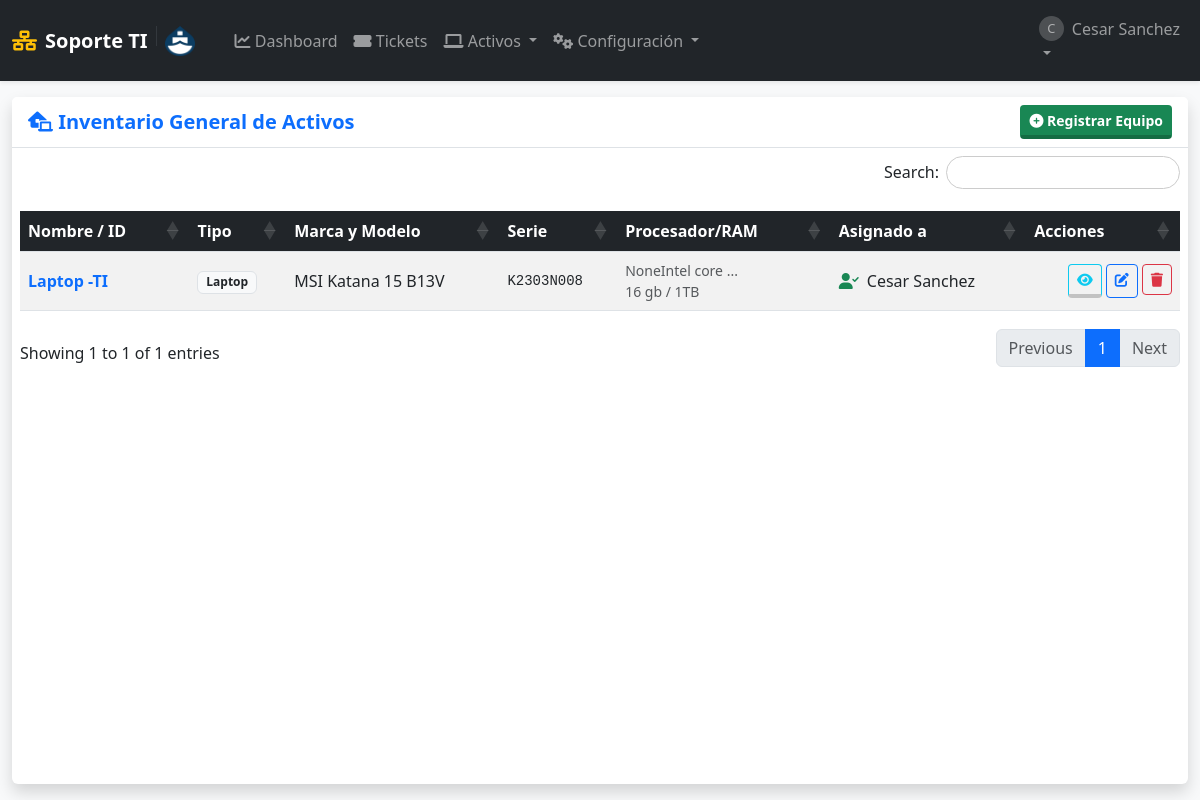
Page /equipos (signed in) on the earlier database version.
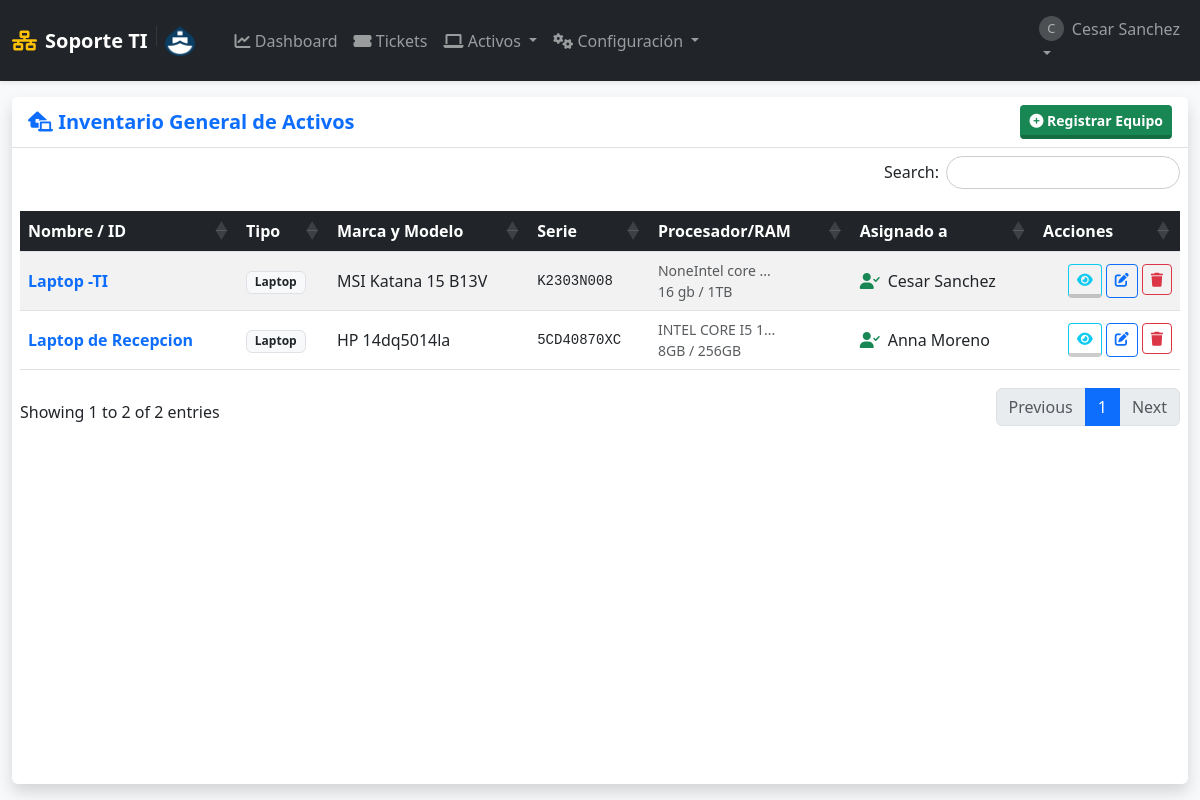
Same page on the later database version.
### tables this page shows
CREATE TABLE equipos (
            id INTEGER PRIMARY KEY AUTOINCREMENT,
            nombre_equipo TEXT UNIQUE NOT NULL,
            tipo TEXT,
            marca_modelo TEXT,
            numero_serie TEXT UNIQUE,
            fecha_adquisicion DATE,
            usuario_asignado_id INTEGER,
            notas TEXT, procesador TEXT, memoria_ram TEXT, tipo_ram TEXT, disco_duro TEXT, tipo_disco TEXT, fecha_compra DATE, color TEXT,
            FOREIGN KEY (usuario_asignado_id) REFERENCES usuarios (id) ON DELETE SET NULL
        );

CREATE TABLE usuarios (
            id INTEGER PRIMARY KEY AUTOINCREMENT,
            username TEXT UNIQUE NOT NULL,
            email TEXT UNIQUE,
            password_hash TEXT NOT NULL,
            role TEXT NOT NULL DEFAULT 'user' CHECK(role IN ('admin', 'user', 'tecnico')),
            departamento TEXT,
            fecha_creacion TIMESTAMP DEFAULT CURRENT_TIMESTAMP
        );

### app.py (the view)
@app.route('/equipos')
@login_required
def lista_equipos():
    equipos = get_db().execute("""
        SELECT e.*, u.username as usuario_asignado
        FROM equipos e
        LEFT JOIN usuarios u ON e.usuario_asignado_id = u.id
        ORDER BY e.nombre_equipo
    """).fetchall()
    tipos = get_db().execute("SELECT DISTINCT tipo FROM equipos WHERE tipo IS NOT NULL").fetchall()
    return render_template('lista_equipos.html', equipos=equipos, tipos=tipos)

### app.py (called while the page is built)
def get_db():
    if 'db' not in g:
        g.db = sqlite3.connect(app.config['DB_FILE'])
        g.db.row_factory = sqlite3.Row
        g.db.execute("PRAGMA foreign_keys = ON")
    return g.db

def login_required(f):
    @wraps(f)
    def decorated_function(*args, **kwargs):
        if 'user_id' not in session:
            flash('Por favor, inicia sesión.', 'warning')
            return redirect(url_for('login'))
        return f(*args, **kwargs)
    return decorated_function

### templates/lista_equipos.html
{% extends "layout.html" %}
{% block content %}
<div class="card shadow h-100 border-0">
    <div class="card-header bg-white py-2 border-bottom d-flex justify-content-between align-items-center">
        <h5 class="mb-0 text-primary fw-bold"><i class="fas fa-laptop-house"></i> Inventario General de Activos</h5>
        <div class="d-flex gap-2">
            {% if session['role'] == 'admin' %}
            <a href="{{ url_for('gestion_equipo') }}" class="btn btn-success btn-sm">
                <i class="fas fa-plus-circle"></i> Registrar Equipo
            </a>
            {% endif %}
        </div>
    </div>
    <div class="card-body p-2">
        <table class="table table-striped table-hover tabla-enterprise w-100 align-middle">
            <thead>
                <tr>
                    <th>Nombre / ID</th>
                    <th>Tipo</th>
                    <th>Marca y Modelo</th>
                    <th>Serie</th>
                    <th>Procesador/RAM</th>
                    <th>Asignado a</th>
                    <th>Acciones</th>
                </tr>
            </thead>
            <tbody>
                {% for equipo in equipos %}
                <tr>
                    <td class="fw-bold text-primary">{{ equipo.nombre_equipo }}</td>
                    <td><span class="badge bg-light text-dark border">{{ equipo.tipo }}</span></td>
                    <td>{{ equipo.marca_modelo }}</td>
                    <td class="small font-monospace">{{ equipo.numero_serie or 'N/A' }}</td>
                    <td class="small text-muted">
                        {% if equipo.procesador %}{{ equipo.procesador[:15] }}...<br>{% endif %}
                        {% if equipo.memoria_ram %}{{ equipo.memoria_ram }} / {{ equipo.disco_duro }}{% endif %}
                    </td>
                    <td>
                        {% if equipo.usuario_asignado %}
                            <div class="d-flex align-items-center">
                                <i class="fas fa-user-check text-success me-2"></i>
                                {{ equipo.usuario_asignado }}
                            </div>
                        {% else %}
                            <span class="badge bg-secondary">En Stock</span>
                        {% endif %}
                    </td>
                    <td class="text-end">
                        <div class="d-flex gap-1 justify-content-end">
                            <a href="{{ url_for('ver_equipo', equipo_id=equipo.id) }}" class="btn btn-outline-info btn-sm" title="Ver Ficha Técnica">
                                <i class="fas fa-eye"></i>
                            </a>
                            {% if session['role'] == 'admin' %}
                            <a href="{{ url_for('gestion_equipo', equipo_id=equipo.id) }}" class="btn btn-outline-primary btn-sm" title="Editar">
                                <i class="fas fa-edit"></i>
                            </a>
                            <form action="{{ url_for('eliminar_equipo', equipo_id=equipo.id) }}" method="POST" onsubmit="return confirm('¿Eliminar este equipo? Se borrará su historial.');">
                                <button class="btn btn-outline-danger btn-sm" title="Eliminar"><i class="fas fa-trash"></i></button>
                            </form>
                            {% endif %}
                        </div>
                    </td>
                </tr>
                {% endfor %}
            </tbody>
        </table>
    </div>
</div>
{% endblock %}

Differences in the rows shown:
added equipos: nombre_equipo "Laptop de Recepcion", tipo "Laptop", marca_modelo "HP 14dq5014la", numero_serie "5CD40870XC", procesador "INTEL CORE I5 1", memoria_ram "8GB", disco_duro "256GB", usuario_asignado "Anna Moreno"
Other differences:
text written by a page script: "Search: Showing 1 to 1 of 1 entries Previous 1 Next" → "Search: Showing 1 to 2 of 2 entries Previous 1 Next"
